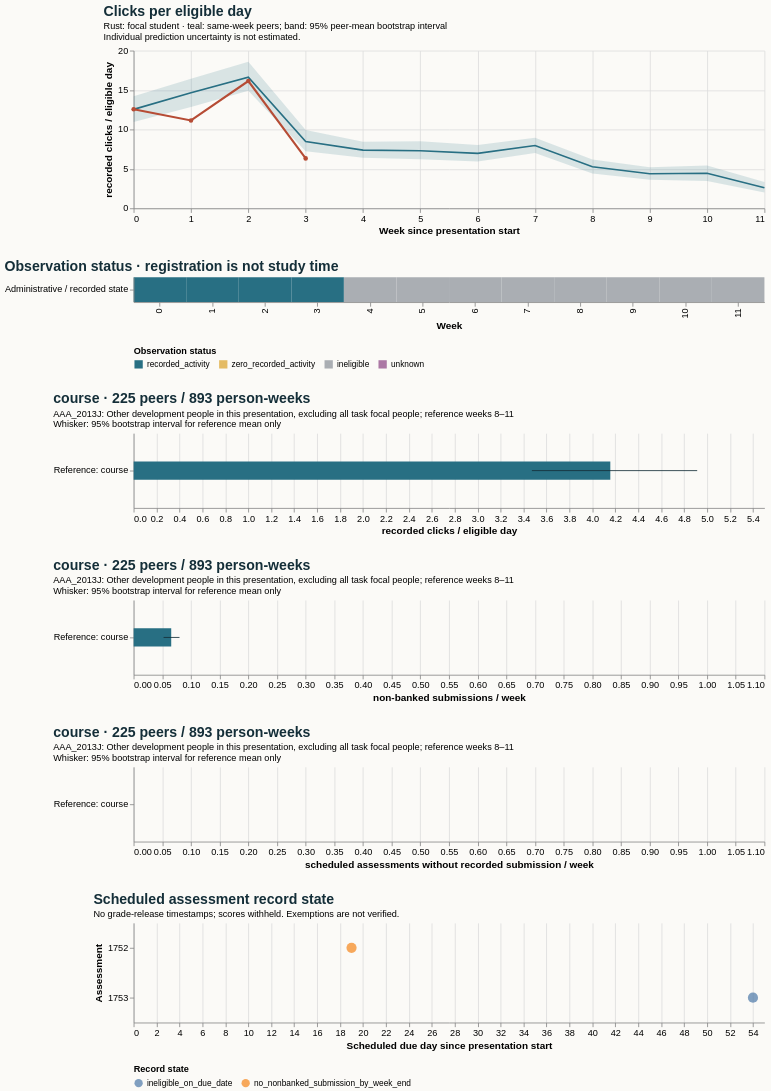

The specification (Vega-Lite) saved for this image:
### Vega-Lite specification from a JSON file in a GitHub repository (floating-point values rounded to 4 significant figures)
{"$schema": "https://vega.github.io/schema/vega-lite/v5.20.1.json", "config": {"axis": {"labelFontSize": 11, "titleFontSize": 12}, "background": "#fbfaf7", "font": "sans-serif", "title": {"anchor": "start", "color": "#142e38", "fontSize": 17, "subtitleFontSize": 11}, "view": {"continuousHeight": 300, "continuousWidth": 300, "stroke": null}}, "datasets": {"data-71c723a959ccbec2b7d89d93af96a1fb": [{"hi": null, "lo": null, "series": "Focal: weeks 8–11", "value": null}, {"hi": 0.0, "lo": 0.0, "series": "Reference: course", "value": 0.0}], "data-a183db1650af76b370449ec12b6bc8c1": [{"as_of_day": 20, "assessment_id": 1752, "course": "AAA_2013J", "due_day": 19, "person_id": 1456619, "score_status": "withheld_release_time_unknown", "state": "no_nonbanked_submission_by_week_end", "week": 2}, {"as_of_day": 55, "assessment_id": 1753, "course": "AAA_2013J", "due_day": 54, "person_id": 1456619, "score_status": "withheld_release_time_unknown", "state": "ineligible_on_due_date", "week": 7}], "data-a83b105ec65c4940a4d784832653641b": [{"end_day": 6, "focal_value": 12.57, "peer_ci_high": 14.2, "peer_ci_low": 10.94, "peer_mean": 12.55, "peer_observations": 229, "peer_people": 229, "reference": "course", "unit": "recorded clicks / eligible day", "week": 0}, {"end_day": 13, "focal_value": 11.14, "peer_ci_high": 16.44, "peer_ci_low": 12.84, "peer_mean": 14.66, "peer_observations": 229, "peer_people": 229, "reference": "course", "unit": "recorded clicks / eligible day", "week": 1}, {"end_day": 20, "focal_value": 16.14, "peer_ci_high": 18.58, "peer_ci_low": 14.91, "peer_mean": 16.64, "peer_observations": 227, "peer_people": 227, "reference": "course", "unit": "recorded clicks / eligible day", "week": 2}, {"end_day": 27, "focal_value": 6.333, "peer_ci_high": 9.92, "peer_ci_low": 7.231, "peer_mean": 8.473, "peer_observations": 227, "peer_people": 227, "reference": "course", "unit": "recorded clicks / eligible day", "week": 3}, {"end_day": 34, "focal_value": null, "peer_ci_high": 8.429, "peer_ci_low": 6.407, "peer_mean": 7.389, "peer_observations": 226, "peer_people": 226, "reference": "course", "unit": "recorded clicks / eligible day", "week": 4}, {"end_day": 41, "focal_value": null, "peer_ci_high": 8.522, "peer_ci_low": 6.212, "peer_mean": 7.301, "peer_observations": 225, "peer_people": 225, "reference": "course", "unit": "recorded clicks / eligible day", "week": 5}, {"end_day": 48, "focal_value": null, "peer_ci_high": 8.041, "peer_ci_low": 5.927, "peer_mean": 6.971, "peer_observations": 225, "peer_people": 225, "reference": "course", "unit": "recorded clicks / eligible day", "week": 6}, {"end_day": 55, "focal_value": null, "peer_ci_high": 8.95, "peer_ci_low": 7.023, "peer_mean": 7.966, "peer_observations": 225, "peer_people": 225, "reference": "course", "unit": "recorded clicks / eligible day", "week": 7}, {"end_day": 62, "focal_value": null, "peer_ci_high": 6.187, "peer_ci_low": 4.431, "peer_mean": 5.274, "peer_observations": 225, "peer_people": 225, "reference": "course", "unit": "recorded clicks / eligible day", "week": 8}, {"end_day": 69, "focal_value": null, "peer_ci_high": 5.203, "peer_ci_low": 3.614, "peer_mean": 4.388, "peer_observations": 224, "peer_people": 224, "reference": "course", "unit": "recorded clicks / eligible day", "week": 9}, {"end_day": 76, "focal_value": null, "peer_ci_high": 5.445, "peer_ci_low": 3.463, "peer_mean": 4.445, "peer_observations": 223, "peer_people": 223, "reference": "course", "unit": "recorded clicks / eligible day", "week": 10}, {"end_day": 83, "focal_value": null, "peer_ci_high": 3.331, "peer_ci_low": 2.001, "peer_mean": 2.606, "peer_observations": 221, "peer_people": 221, "reference": "course", "unit": "recorded clicks / eligible day", "week": 11}], "data-e0168e214a8a4f1f7ec0c8df93082c47": [{"eligible_days": 7.0, "end_day": 6, "logging_completeness": "unknown", "observation_status": "recorded_activity", "row": "Administrative / recorded state", "score_status": "withheld_release_time_unknown", "start_day": 0, "value": 12.57, "week": 0}, {"eligible_days": 7.0, "end_day": 13, "logging_completeness": "unknown", "observation_status": "recorded_activity", "row": "Administrative / recorded state", "score_status": "withheld_release_time_unknown", "start_day": 7, "value": 11.14, "week": 1}, {"eligible_days": 7.0, "end_day": 20, "logging_completeness": "unknown", "observation_status": "recorded_activity", "row": "Administrative / recorded state", "score_status": "withheld_release_time_unknown", "start_day": 14, "value": 16.14, "week": 2}, {"eligible_days": 6.0, "end_day": 27, "logging_completeness": "unknown", "observation_status": "recorded_activity", "row": "Administrative / recorded state", "score_status": "withheld_release_time_unknown", "start_day": 21, "value": 6.333, "week": 3}, {"eligible_days": 0.0, "end_day": 34, "logging_completeness": "unknown", "observation_status": "ineligible", "row": "Administrative / recorded state", "score_status": "withheld_release_time_unknown", "start_day": 28, "value": null, "week": 4}, {"eligible_days": 0.0, "end_day": 41, "logging_completeness": "unknown", "observation_status": "ineligible", "row": "Administrative / recorded state", "score_status": "withheld_release_time_unknown", "start_day": 35, "value": null, "week": 5}, {"eligible_days": 0.0, "end_day": 48, "logging_completeness": "unknown", "observation_status": "ineligible", "row": "Administrative / recorded state", "score_status": "withheld_release_time_unknown", "start_day": 42, "value": null, "week": 6}, {"eligible_days": 0.0, "end_day": 55, "logging_completeness": "unknown", "observation_status": "ineligible", "row": "Administrative / recorded state", "score_status": "withheld_release_time_unknown", "start_day": 49, "value": null, "week": 7}, {"eligible_days": 0.0, "end_day": 62, "logging_completeness": "unknown", "observation_status": "ineligible", "row": "Administrative / recorded state", "score_status": "withheld_release_time_unknown", "start_day": 56, "value": null, "week": 8}, {"eligible_days": 0.0, "end_day": 69, "logging_completeness": "unknown", "observation_status": "ineligible", "row": "Administrative / recorded state", "score_status": "withheld_release_time_unknown", "start_day": 63, "value": null, "week": 9}, {"eligible_days": 0.0, "end_day": 76, "logging_completeness": "unknown", "observation_status": "ineligible", "row": "Administrative / recorded state", "score_status": "withheld_release_time_unknown", "start_day": 70, "value": null, "week": 10}, {"eligible_days": 0.0, "end_day": 83, "logging_completeness": "unknown", "observation_status": "ineligible", "row": "Administrative / recorded state", "score_status": "withheld_release_time_unknown", "start_day": 77, "value": null, "week": 11}], "data-e61eda46d64be36d65c3308d97086f13": [{"hi": null, "lo": null, "series": "Focal: weeks 8–11", "value": null}, {"hi": 4.914, "lo": 3.472, "series": "Reference: course", "value": 4.156}], "data-f381d3e40548d0e30eaf4a7120bd1d09": [{"hi": null, "lo": null, "series": "Focal: weeks 8–11", "value": null}, {"hi": 0.08, "lo": 0.05222, "series": "Reference: course", "value": 0.06556}]}, "resolve": {"scale": {"color": "independent"}}, "spacing": 28, "vconcat": [{"data": {"name": "data-a83b105ec65c4940a4d784832653641b"}, "height": 190, "layer": [{"encoding": {"x": {"axis": {"tickMinStep": 1}, "field": "week", "title": "Week since presentation start", "type": "quantitative"}, "y": {"field": "peer_ci_low", "scale": {"zero": true}, "title": "recorded clicks / eligible day", "type": "quantitative"}, "y2": {"field": "peer_ci_high"}}, "mark": {"color": "#286f83", "opacity": 0.16, "type": "area"}}, {"encoding": {"tooltip": [{"field": "week", "type": "quantitative"}, {"field": "peer_mean", "type": "quantitative"}, {"field": "peer_people", "type": "quantitative"}, {"field": "peer_observations", "type": "quantitative"}], "x": {"field": "week", "type": "quantitative"}, "y": {"field": "peer_mean", "type": "quantitative"}}, "mark": {"color": "#286f83", "strokeWidth": 2, "type": "line"}}, {"encoding": {"tooltip": [{"field": "week", "type": "quantitative"}, {"field": "focal_value", "type": "quantitative"}], "x": {"field": "week", "type": "quantitative"}, "y": {"field": "focal_value", "type": "quantitative"}}, "mark": {"color": "#b64c35", "point": {"color": "#b64c35"}, "strokeWidth": 2.5, "type": "line"}}], "title": {"subtitle": ["Rust: focal student · teal: same-week peers; band: 95% peer-mean bootstrap interval", "Individual prediction uncertainty is not estimated."], "text": "Clicks per eligible day"}, "width": 760}, {"data": {"name": "data-e0168e214a8a4f1f7ec0c8df93082c47"}, "encoding": {"color": {"field": "observation_status", "legend": {"labelLimit": 260, "orient": "bottom"}, "scale": {"domain": ["recorded_activity", "zero_recorded_activity", "ineligible", "unknown"], "range": ["#286f83", "#e4bb64", "#aaaeb3", "#ac78a5"]}, "title": "Observation status", "type": "nominal"}, "tooltip": [{"field": "week", "type": "quantitative"}, {"field": "eligible_days", "type": "quantitative"}, {"field": "observation_status", "type": "nominal"}, {"field": "logging_completeness", "type": "nominal"}], "x": {"field": "week", "title": "Week", "type": "ordinal"}, "y": {"field": "row", "title": null, "type": "nominal"}}, "height": 30, "mark": {"type": "rect"}, "title": "Observation status · registration is not study time", "width": 760}, {"data": {"name": "data-e61eda46d64be36d65c3308d97086f13"}, "height": 90, "layer": [{"encoding": {"x": {"field": "value", "scale": {"domain": [0, 5.159], "zero": true}, "title": "recorded clicks / eligible day", "type": "quantitative"}, "y": {"field": "series", "sort": null, "title": null, "type": "nominal"}}, "mark": {"color": "#286f83", "size": 22, "type": "bar"}}, {"encoding": {"x": {"field": "lo", "type": "quantitative"}, "x2": {"field": "hi"}, "y": {"field": "series", "sort": null, "title": null, "type": "nominal"}}, "mark": {"color": "#142e38", "type": "rule"}}], "title": {"subtitle": ["AAA_2013J: Other development people in this presentation, excluding all task focal people; reference weeks 8–11", "Whisker: 95% bootstrap interval for reference mean only"], "text": "course · 225 peers / 893 person-weeks"}, "width": 760}, {"data": {"name": "data-f381d3e40548d0e30eaf4a7120bd1d09"}, "height": 90, "layer": [{"encoding": {"x": {"field": "value", "scale": {"domain": [0, 1.05], "zero": true}, "title": "non-banked submissions / week", "type": "quantitative"}, "y": {"field": "series", "sort": null, "title": null, "type": "nominal"}}, "mark": {"color": "#286f83", "size": 22, "type": "bar"}}, {"encoding": {"x": {"field": "lo", "type": "quantitative"}, "x2": {"field": "hi"}, "y": {"field": "series", "sort": null, "title": null, "type": "nominal"}}, "mark": {"color": "#142e38", "type": "rule"}}], "title": {"subtitle": ["AAA_2013J: Other development people in this presentation, excluding all task focal people; reference weeks 8–11", "Whisker: 95% bootstrap interval for reference mean only"], "text": "course · 225 peers / 893 person-weeks"}, "width": 760}, {"data": {"name": "data-71c723a959ccbec2b7d89d93af96a1fb"}, "height": 90, "layer": [{"encoding": {"x": {"field": "value", "scale": {"domain": [0, 1.05], "zero": true}, "title": "scheduled assessments without recorded submission / week", "type": "quantitative"}, "y": {"field": "series", "sort": null, "title": null, "type": "nominal"}}, "mark": {"color": "#286f83", "size": 22, "type": "bar"}}, {"encoding": {"x": {"field": "lo", "type": "quantitative"}, "x2": {"field": "hi"}, "y": {"field": "series", "sort": null, "title": null, "type": "nominal"}}, "mark": {"color": "#142e38", "type": "rule"}}], "title": {"subtitle": ["AAA_2013J: Other development people in this presentation, excluding all task focal people; reference weeks 8–11", "Whisker: 95% bootstrap interval for reference mean only"], "text": "course · 225 peers / 893 person-weeks"}, "width": 760}, {"data": {"name": "data-a183db1650af76b370449ec12b6bc8c1"}, "encoding": {"color": {"field": "state", "legend": {"labelLimit": 400, "orient": "bottom"}, "title": "Record state", "type": "nominal"}, "tooltip": [{"field": "assessment_id", "type": "quantitative"}, {"field": "due_day", "type": "quantitative"}, {"field": "as_of_day", "type": "quantitative"}, {"field": "state", "type": "nominal"}, {"field": "score_status", "type": "nominal"}], "x": {"field": "due_day", "title": "Scheduled due day since presentation start", "type": "quantitative"}, "y": {"field": "assessment_id", "title": "Assessment", "type": "nominal"}}, "height": 120, "mark": {"filled": true, "size": 150, "type": "point"}, "title": {"subtitle": "No grade-release timestamps; scores withheld. Exemptions are not verified.", "text": "Scheduled assessment record state"}, "width": 760}]}
